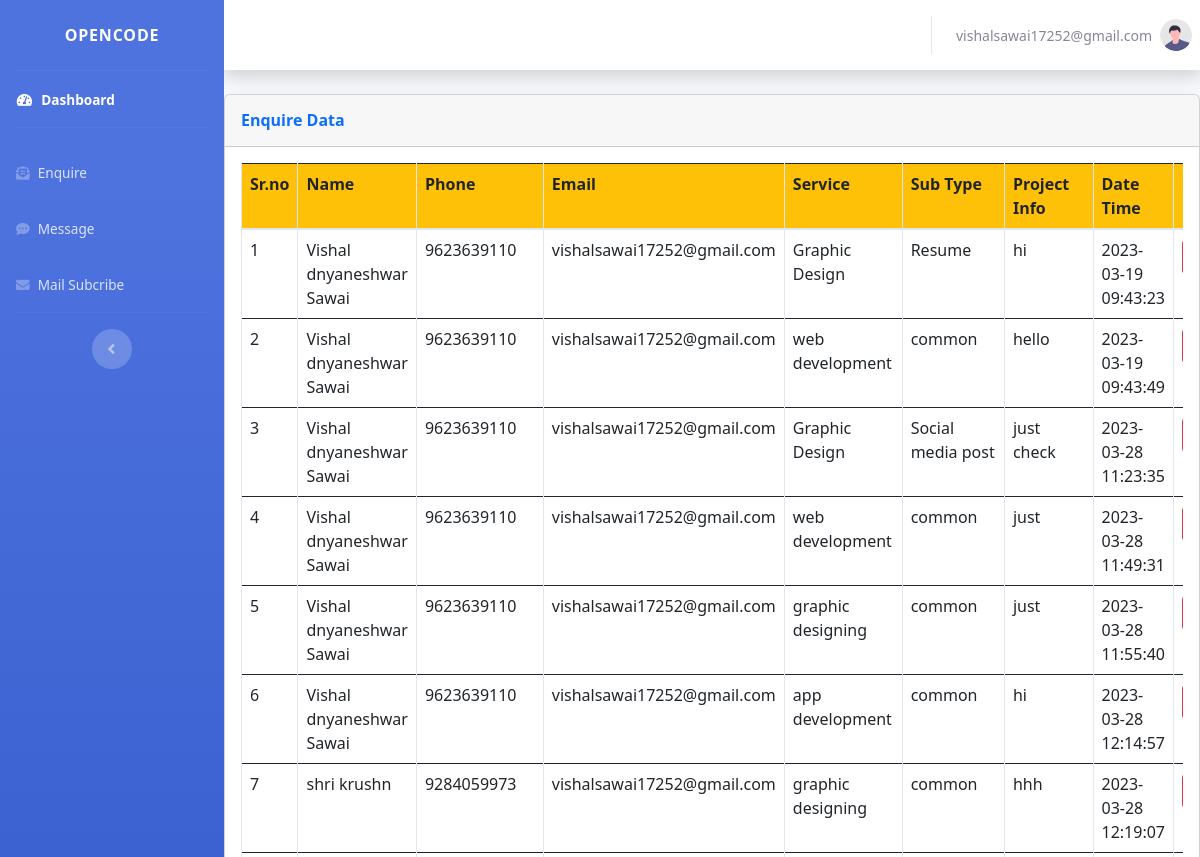
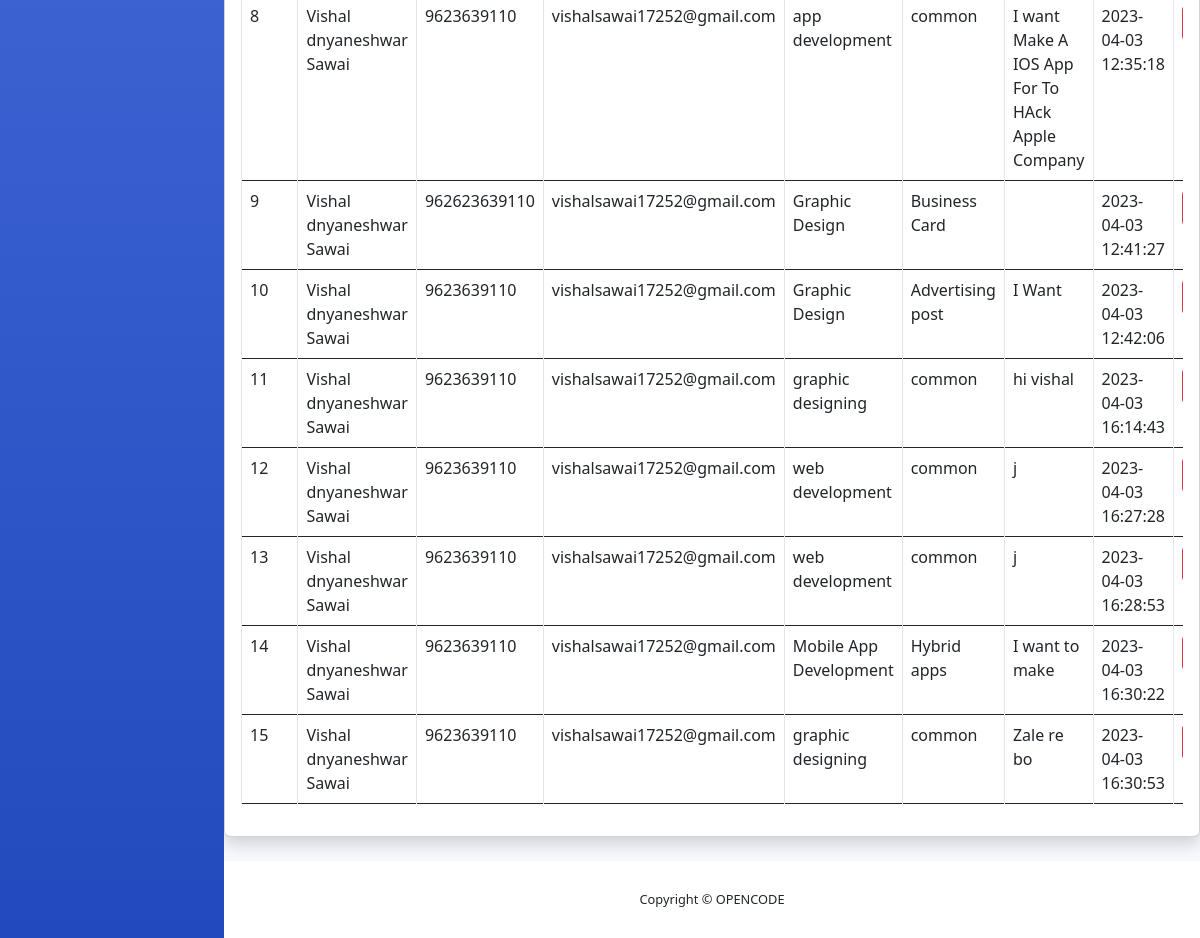
The app's page /admin/dashboard/enquire.php (signed in) with its own data (2 pictures, top to bottom).
### tables this page shows
CREATE TABLE `enquire` (
  `id` int(11) NOT NULL,
  `name` varchar(250) DEFAULT NULL,
  `phone` varchar(250) DEFAULT NULL,
  `email` varchar(250) DEFAULT NULL,
  `service` varchar(250) DEFAULT NULL,
  `subtype` varchar(250) DEFAULT NULL,
  `projectinfo` varchar(550) DEFAULT NULL,
  `datetime` varchar(250) DEFAULT NULL
);

### admin/dashboard/enquire.php (the view, shortened to what this page needs)
<!DOCTYPE html>
<html lang="en">
<head>
    <link href="vendor/fontawesome-free/css/all.min.css" rel="stylesheet" type="text/css">
    <link href="css/sb-admin-2.min.css" rel="stylesheet">
    <link href="https://cdn.jsdelivr.net/npm/bootstrap@5.2.0/dist/css/bootstrap.min.css" rel="stylesheet">
</head>
<body id="page-top">
    <?php
    if (isset($_SESSION['adminUser']) && !empty($_SESSION['adminUser'])) {
    ?>
        <div id="wrapper">
            <ul class="navbar-nav bg-gradient-primary sidebar sidebar-dark accordion" id="accordionSidebar">
                <a class="sidebar-brand d-flex align-items-center justify-content-center" href="index.php">
                    <div class="sidebar-brand-text mx-3">OPENCODE</div>
                </a>
                <hr class="sidebar-divider my-0">
                <li class="nav-item active">
                    <a class="nav-link" href="index.php">
                        <i class="fas fa-fw fa-tachometer-alt"></i>
                        <span>Dashboard</span></a>
                </li>
                <hr class="sidebar-divider">
                <li class="nav-item">
                    <a class="nav-link" href="enquire.php">
                        <i class="fas fa-solid fa-envelope-open-text"></i>
                        <span>Enquire</span></a>
                </li>
                <li class="nav-item">
                    <a class="nav-link" href="message.php">
                        <i class="fas fa-regular fa-comment-dots"></i> <span>Message</span></a>
                </li>
                <li class="nav-item">
                    <a class="nav-link" href="mailsubcribe.php">
                        <i class="fas fa-solid fa-envelope"></i>
                        <span>Mail Subcribe</span></a>
                </li>
                <hr class="sidebar-divider d-none d-md-block">
                <div class="text-center d-none d-md-inline">
                    <button class="rounded-circle border-0" id="sidebarToggle"></button>
                </div>
            </ul>
            <div id="content-wrapper" class="d-flex flex-column">
                <div id="content">
                    <nav class="navbar navbar-expand navbar-light bg-white topbar mb-4 static-top shadow">
                        <ul class="navbar-nav ml-auto">
                            <li class="nav-item dropdown no-arrow">
                                <a class="nav-link dropdown-toggle" href="#" id="userDropdown" role="button" data-toggle="dropdown" aria-haspopup="true" aria-expanded="false">
                                    <span class="mr-2 d-none d-lg-inline text-gray-600 small"><?php echo $_SESSION['adminUser'];
                                                                                                ?></span>
                                    <img class="img-profile rounded-circle" src="img/undraw_profile.svg">
                                </a>
                            </li>
                        </ul>
                    </nav>
                    <?php
                    include 'conn.php';
                    ?>
                    <div class="card shadow mb-4">
                        <div class="card-header py-3">
                            <h6 class="m-0 font-weight-bold text-primary">Enquire Data</h6>
                        </div>
                        <div class="card-body">
                            <div class="table-responsive">
                                <table class="table table-bordered" id="dataTable" width="100%" cellspacing="0">
                                    <thead>
                                        <tr class="fw-bold bg-warning">
                                            <td>Sr.no</td>
                                            <td>Name</td>
                                            <td>Phone</td>
                                            <td>Email</td>
                                            <td>Service</td>
                                            <td>Sub Type</td>
                                            <td>Project Info</td>
                                            <td>Date Time</td>
                                            <td>Option</td>
                                        </tr>
                                    </thead>
                                    <tbody>
                                        <?php
                                        $sql = "SELECT * FROM enquire";
                                        $result = mysqli_query($conn, $sql);
                                        $i = 1;
                                        while ($row = mysqli_fetch_assoc($result)) {
                                        ?>
                                            <tr>
                                                <td><?php echo $i ?></td>
                                                <td><?php echo $row["name"] ?></td>
                                                <td><?php echo $row["phone"] ?></td>
                                                <td><?php echo $row["email"] ?></td>
                                                <td><?php echo $row["service"] ?></td>
                                                <td><?php echo $row["subtype"] ?></td>
                                                <td><?php echo $row["projectinfo"] ?></td>
                                                <td><?php echo $row["datetime"] ?></td>
                                                <td><a class="btn btn-danger fw-bold" href="deletedata.php?id=<?php echo $row['id']; ?>&amp;table=<?php echo 'enquire' ?>">Delete</a></td>
                                            </tr>
                                        <?php
                                            $i++;
                                        }
                                        ?>
                                    </tbody>
                                </table>
                            </div>
                        </div>
                    </div>
                </div>
                <footer class="sticky-footer bg-white">
                    <div class="container my-auto">
                        <div class="copyright text-center my-auto">
                            <span>Copyright &copy; OPENCODE</span>
                        </div>
                    </div>
                </footer>
            </div>
        </div>
    <?php
    } else {
        header("location:../admin.php");
    }
    ?>
</body>
</html>

### records on screen
enquire: name "Vishal dnyaneshwar Sawai", phone "9623639110", email "vishalsawai17252@gmail.com", service "Graphic Design", subtype "Resume", projectinfo "hi", datetime "2023-03-19 09:43:23"
enquire: name "Vishal dnyaneshwar Sawai", phone "9623639110", email "vishalsawai17252@gmail.com", service "web development", subtype "common", projectinfo "hello", datetime "2023-03-19 09:43:49"
enquire: name "Vishal dnyaneshwar Sawai", phone "9623639110", email "vishalsawai17252@gmail.com", service "Graphic Design", subtype "Social media post", projectinfo "just check", datetime "2023-03-28 11:23:35"
enquire: name "Vishal dnyaneshwar Sawai", phone "9623639110", email "vishalsawai17252@gmail.com", service "web development", subtype "common", projectinfo "just", datetime "2023-03-28 11:49:31"
enquire: name "Vishal dnyaneshwar Sawai", phone "9623639110", email "vishalsawai17252@gmail.com", service "graphic designing", subtype "common", projectinfo "just", datetime "2023-03-28 11:55:40"
enquire: name "Vishal dnyaneshwar Sawai", phone "9623639110", email "vishalsawai17252@gmail.com", service "app development", subtype "common", projectinfo "hi", datetime "2023-03-28 12:14:57"
enquire: name "shri krushn", phone "9284059973", email "vishalsawai17252@gmail.com", service "graphic designing", subtype "common", projectinfo "hhh", datetime "2023-03-28 12:19:07"
enquire: name "Vishal dnyaneshwar Sawai", phone "9623639110", email "vishalsawai17252@gmail.com", service "app development", subtype "common", projectinfo "I want Make A IOS App For To HAck Apple Company", datetime "2023-04-03 12:35:18"
enquire: name "Vishal dnyaneshwar Sawai", phone "962623639110", email "vishalsawai17252@gmail.com", service "Graphic Design", subtype "Business Card", datetime "2023-04-03 12:41:27"
enquire: name "Vishal dnyaneshwar Sawai", phone "9623639110", email "vishalsawai17252@gmail.com", service "Graphic Design", subtype "Advertising post", projectinfo "I Want", datetime "2023-04-03 12:42:06"
enquire: name "Vishal dnyaneshwar Sawai", phone "9623639110", email "vishalsawai17252@gmail.com", service "graphic designing", subtype "common", projectinfo "hi vishal", datetime "2023-04-03 16:14:43"
enquire: name "Vishal dnyaneshwar Sawai", phone "9623639110", email "vishalsawai17252@gmail.com", service "web development", subtype "common", projectinfo "j", datetime "2023-04-03 16:27:28"
enquire: name "Vishal dnyaneshwar Sawai", phone "9623639110", email "vishalsawai17252@gmail.com", service "web development", subtype "common", projectinfo "j", datetime "2023-04-03 16:28:53"
enquire: name "Vishal dnyaneshwar Sawai", phone "9623639110", email "vishalsawai17252@gmail.com", service "Mobile App Development", subtype "Hybrid apps", projectinfo "I want to make", datetime "2023-04-03 16:30:22"
enquire: name "Vishal dnyaneshwar Sawai", phone "9623639110", email "vishalsawai17252@gmail.com", service "graphic designing", subtype "common", projectinfo "Zale re bo", datetime "2023-04-03 16:30:53"

### other values on screen
$_SESSION['adminUser'] "vishalsawai17252@gmail.com"
